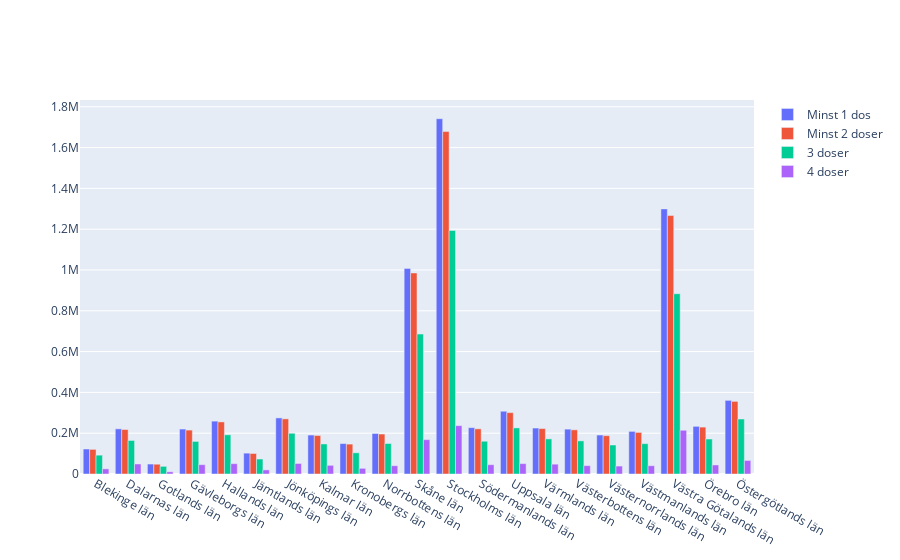

Source (notebook cell):
### Code cell
# Draw bar plot for andel med minst 1 dos per län

df_vaccin_lan = df_vaccin[["Län_namn", "Antal minst 1 dos",
                           "Antal minst 2 doser", "Antal 3 doser", "Antal 4 doser"]]


df_vaccin_lan = df_vaccin_lan.groupby("Län_namn").sum().reset_index()

fig= go.Figure(data=[
    go.Bar(name='Minst 1 dos', x=df_vaccin_lan["Län_namn"], y=df_vaccin_lan["Antal minst 1 dos"]),
    go.Bar(name='Minst 2 doser', x=df_vaccin_lan["Län_namn"], y=df_vaccin_lan["Antal minst 2 doser"]),
    go.Bar(name='3 doser', x=df_vaccin_lan["Län_namn"], y=df_vaccin_lan["Antal 3 doser"]),
    go.Bar(name='4 doser', x=df_vaccin_lan["Län_namn"], y=df_vaccin_lan["Antal 4 doser"])
])
# Change the bar mode
fig.update_layout(barmode='group')
fig.show()
fig.write_image(VACCIN_PLOT_PATH + "vaccin_lan.png")

### Figure 1 — Plotly figure (JSON) as saved in the notebook; plotly's stock layout.template omitted (floating-point values rounded to 4 significant figures)
{"data": [{"name": "Minst 1 dos", "type": "bar", "x": ["Blekinge län", "Dalarnas län", "Gotlands län", "Gävleborgs län", "Hallands län", "Jämtlands län", "Jönköpings län", "Kalmar län", "Kronobergs län", "Norrbottens län", "Skåne län", "Stockholms län", "Södermanlands län", "Uppsala län", "Värmlands län", "Västerbottens län", "Västernorrlands län", "Västmanlands län", "Västra Götalands län", "Örebro län", "Östergötlands län"], "y": [122498, 221409, 48776, 220378, 259131, 102225, 274951, 190910, 149136, 198469, 1007893, 1741560, 227120, 307564, 225287, 219942, 191008, 208940, 1299444, 233493, 360974]}, {"name": "Minst 2 doser", "type": "bar", "x": ["Blekinge län", "Dalarnas län", "Gotlands län", "Gävleborgs län", "Hallands län", "Jämtlands län", "Jönköpings län", "Kalmar län", "Kronobergs län", "Norrbottens län", "Skåne län", "Stockholms län", "Södermanlands län", "Uppsala län", "Värmlands län", "Västerbottens län", "Västernorrlands län", "Västmanlands län", "Västra Götalands län", "Örebro län", "Östergötlands län"], "y": [120736, 217994, 47925, 215269, 255335, 100514, 270262, 188515, 146491, 195881, 985531, 1678530, 221345, 300836, 222685, 216494, 187776, 203848, 1266850, 229870, 355898]}, {"name": "3 doser", "type": "bar", "x": ["Blekinge län", "Dalarnas län", "Gotlands län", "Gävleborgs län", "Hallands län", "Jämtlands län", "Jönköpings län", "Kalmar län", "Kronobergs län", "Norrbottens län", "Skåne län", "Stockholms län", "Södermanlands län", "Uppsala län", "Värmlands län", "Västerbottens län", "Västernorrlands län", "Västmanlands län", "Västra Götalands län", "Örebro län", "Östergötlands län"], "y": [92316, 164370, 37454, 159715, 192065, 73356, 199548, 147252, 103847, 149411, 685887, 1193900, 160546, 225885, 172027, 162315, 142147, 148783, 883528, 171440, 269526]}, {"name": "4 doser", "type": "bar", "x": ["Blekinge län", "Dalarnas län", "Gotlands län", "Gävleborgs län", "Hallands län", "Jämtlands län", "Jönköpings län", "Kalmar län", "Kronobergs län", "Norrbottens län", "Skåne län", "Stockholms län", "Södermanlands län", "Uppsala län", "Värmlands län", "Västerbottens län", "Västernorrlands län", "Västmanlands län", "Västra Götalands län", "Örebro län", "Östergötlands län"], "y": [25131, 49093, 10900, 45765, 50704, 20026, 51516, 42503, 27808, 40524, 168292, 237049, 45572, 50928, 48181, 40946, 38929, 40547, 214334, 44305, 66358]}], "layout": {"barmode": "group"}}
